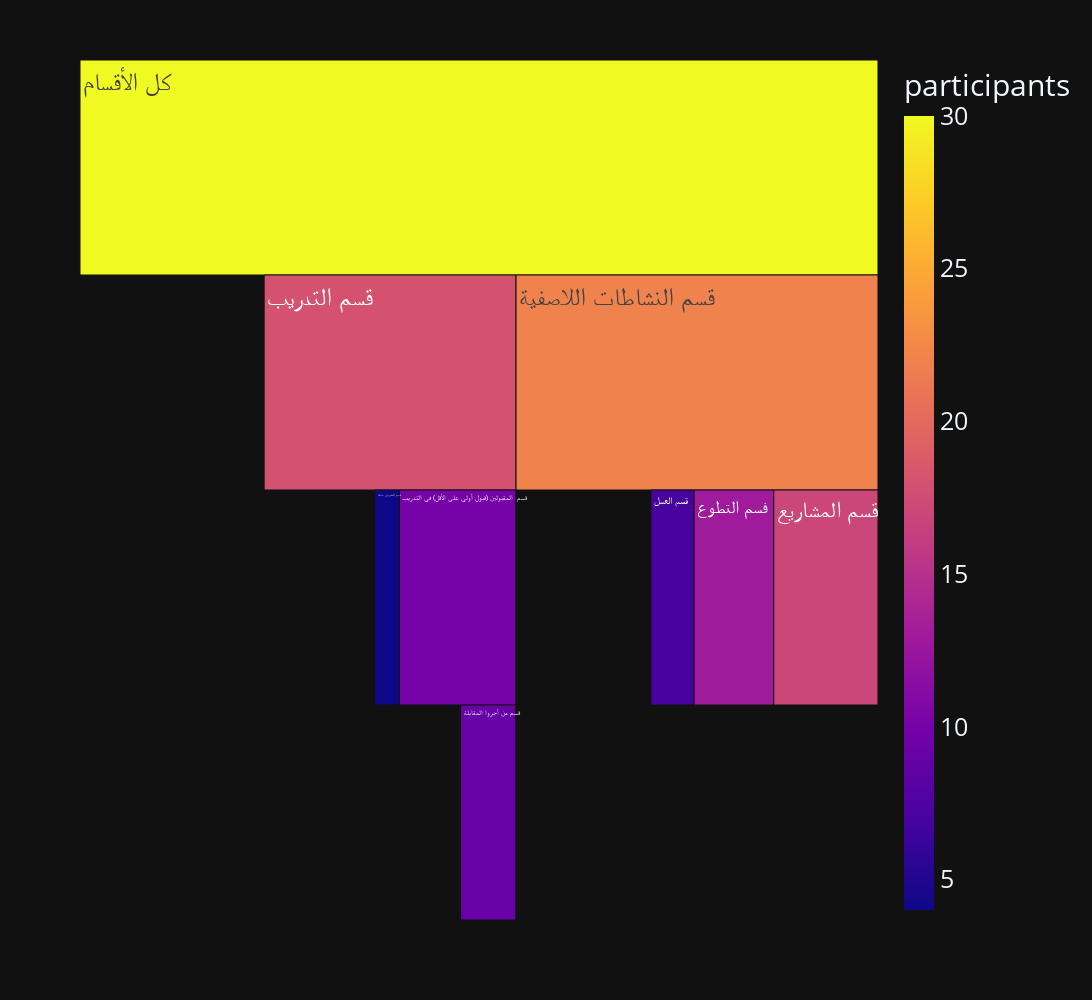

Write notebook code for a chart like this one.
### Code cell
sections = dict(
    sections=[
        "كل الأقسام", 
        "قسم النشاطات اللاصفية", 
        "فسم التطوع", 
        "قسم العمل", 
        "قسم المشاريع", 
        "قسم التدريب", 
        "قسم  المقبولين (قبول أولي على الأقل) في التدريب", 
        "قسم من أجروا المقابلة",
        "قسم المتدربين سابقا",
        ],
    parents=[
        "",
        "كل الأقسام",
        "قسم النشاطات اللاصفية",
        "قسم النشاطات اللاصفية",
        "قسم النشاطات اللاصفية",
        "كل الأقسام",
        "قسم التدريب",
        "قسم  المقبولين (قبول أولي على الأقل) في التدريب",
        "قسم التدريب",
        ],
    participants=[
        len(df),
        sum(df[["تطوعت سابقا", "عمل سابقا", "هل سبق واشتغلت على مشاريع خاصة فيك في مجال الحاسب"]].apply(lambda row: 1 if "نعم" in row.values else 0, axis=1)),
        question2num_answers["تطوعت سابقا"],
        question2num_answers["عمل سابقا"],
        question2num_answers["هل سبق واشتغلت على مشاريع خاصة فيك في مجال الحاسب"],
        question2num_answers["هل بحثت سابقا أو تبحث حاليا عن تدريب (التدريب التعاوني)"],
        question2num_answers["هل قبلت في أي جهة (قبول أولي على الأقل)"],
        question2num_answers["هل أجريت مقابلة تدريب"],
        question2num_answers["تدرب سابقا"],
    ]
)

fig =px.icicle(
    sections,
    names="sections",
    parents="parents",
    values="participants",
    color='participants'
)
fig.update_traces(
            tiling = dict(
            orientation='v',
            flip='x'
        )
)
fig.update_layout(
    height=1000,
    width=2200,
    font=dict(
        size=25,
    )

)
fig.show()

### Figure 1 — Plotly figure (JSON) as saved in the notebook; plotly's stock layout.template omitted (floating-point values rounded to 4 significant figures)
{"data": [{"domain": {"x": [0, 1], "y": [0, 1]}, "hovertemplate": "sections=%{label}<br>participants=%{color}<br>parent=%{parent}<extra></extra>", "labels": ["كل الأقسام", "قسم النشاطات اللاصفية", "فسم التطوع", "قسم العمل", "قسم المشاريع", "قسم التدريب", "قسم  المقبولين (قبول أولي على الأقل) في التدريب", "قسم من أجروا المقابلة", "قسم المتدربين سابقا"], "marker": {"coloraxis": "coloraxis", "colors": [30, 22, 13, 7, 17, 18, 10, 9, 4]}, "name": "", "parents": ["", "كل الأقسام", "قسم النشاطات اللاصفية", "قسم النشاطات اللاصفية", "قسم النشاطات اللاصفية", "كل الأقسام", "قسم التدريب", "قسم  المقبولين (قبول أولي على الأقل) في التدريب", "قسم التدريب"], "tiling": {"flip": "x", "orientation": "v"}, "type": "icicle", "values": [30, 22, 13, 7, 17, 18, 10, 9, 4]}], "layout": {"coloraxis": {"colorbar": {"title": {"text": "participants"}}, "colorscale": [[0, "#0d0887"], [0.1111, "#46039f"], [0.2222, "#7201a8"], [0.3333, "#9c179e"], [0.4444, "#bd3786"], [0.5556, "#d8576b"], [0.6667, "#ed7953"], [0.7778, "#fb9f3a"], [0.8889, "#fdca26"], [1, "#f0f921"]]}, "font": {"size": 25}, "height": 1000, "legend": {"tracegroupgap": 0}, "margin": {"t": 60}, "width": 2200}}
